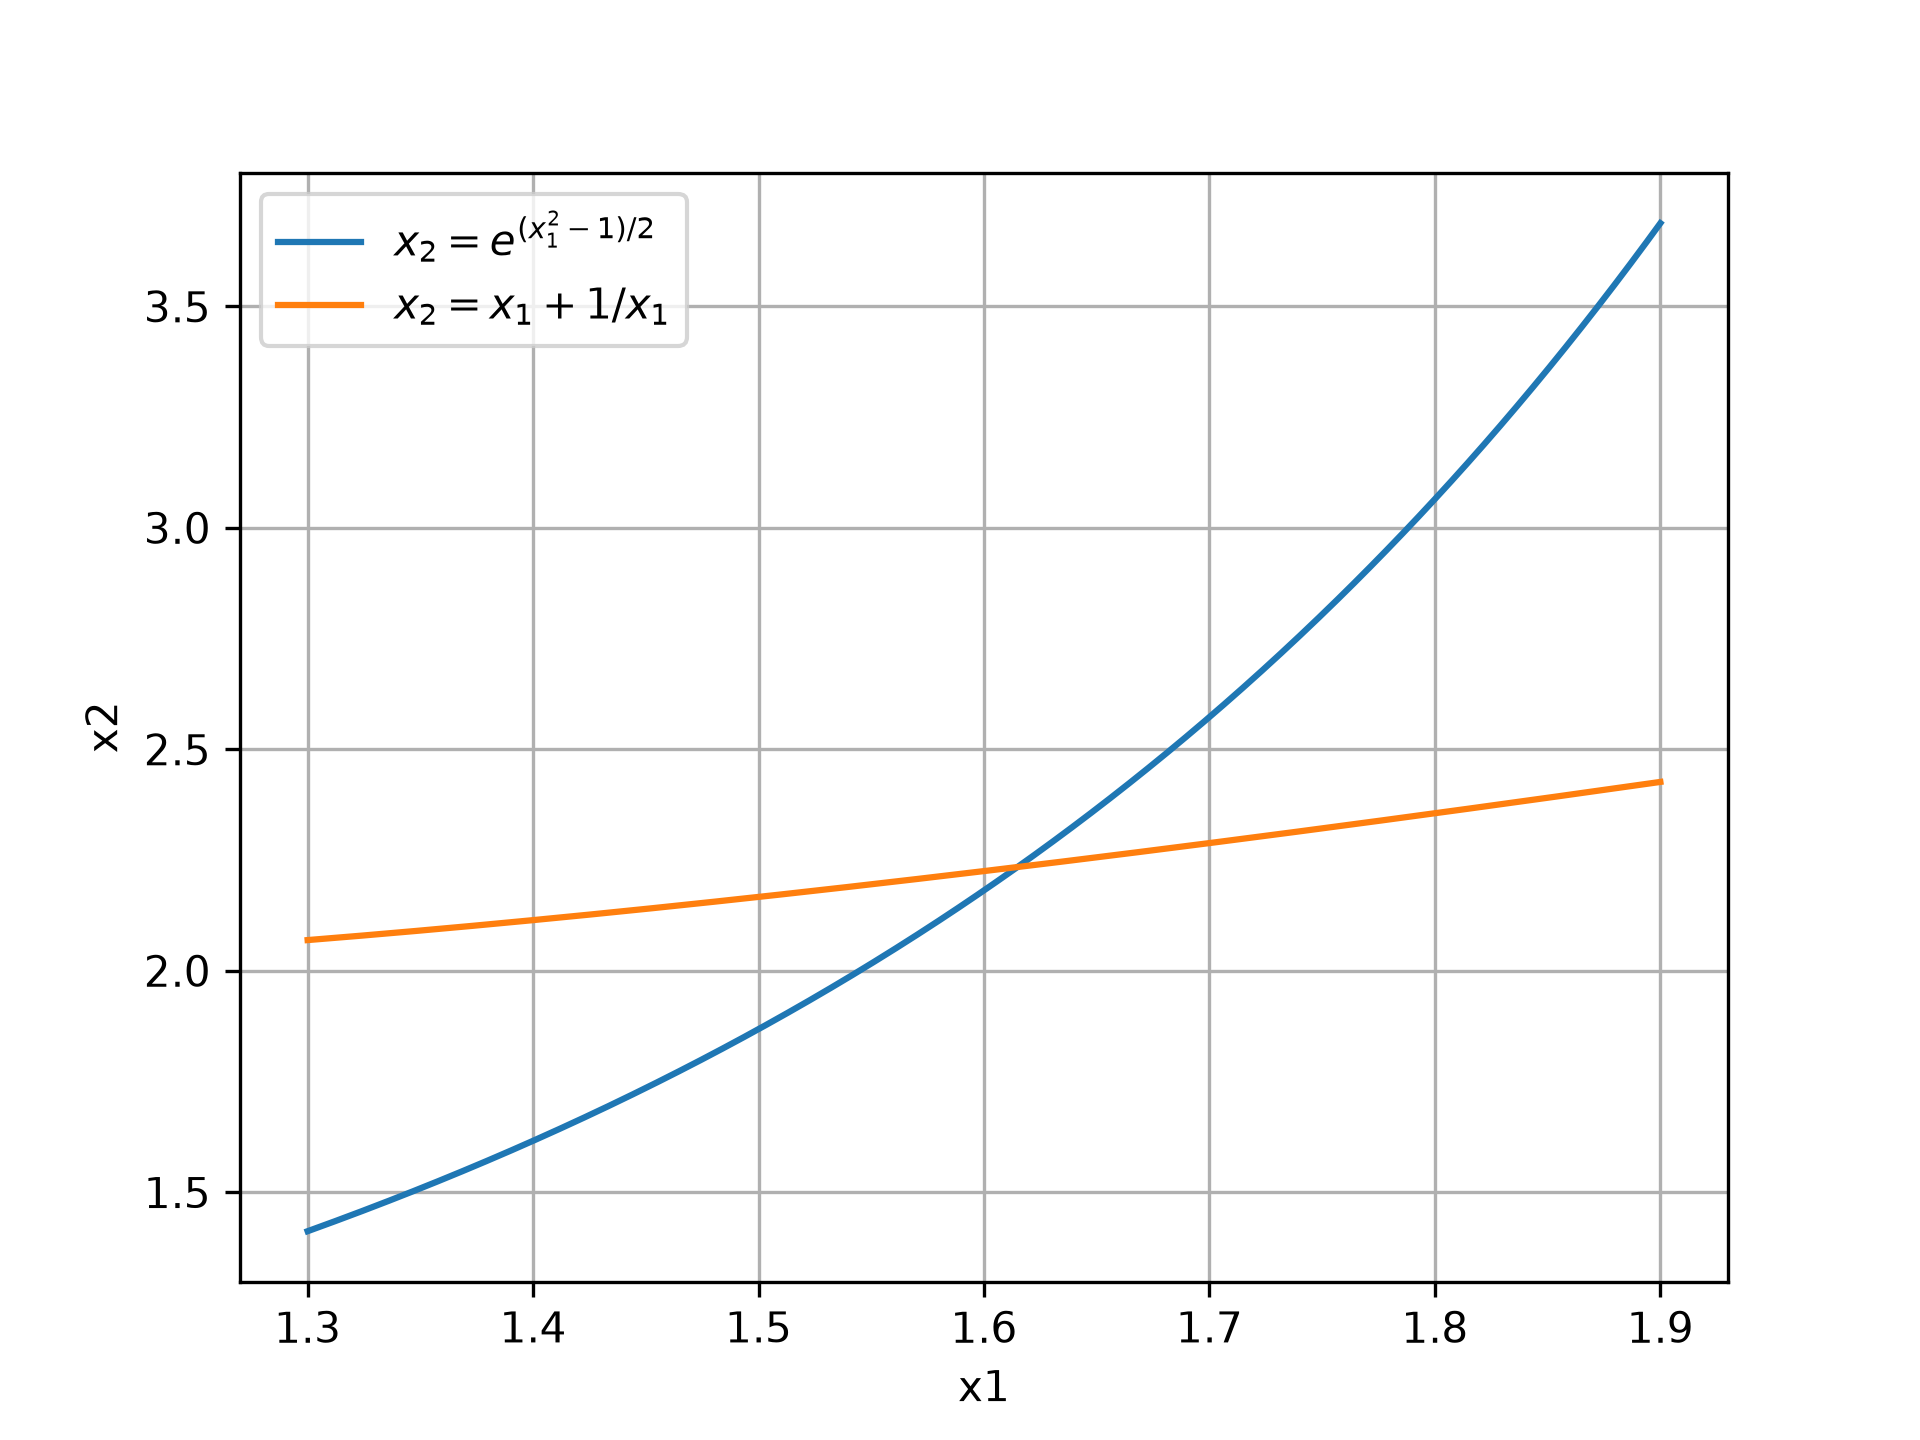

Generate this figure with Python:
import numpy as np
import matplotlib.pyplot as plt


def f1(x):
    return np.exp((x ** 2 - 1) / 2)


def f2(x):
    return x + 1 / x


x = np.linspace(1.3, 1.9, 500)

plt.plot(x, f1(x), label=r'$x_2 = e^{(x_1^2 - 1)/2}$')
plt.plot(x, f2(x), label=r'$x_2 = x_1 + 1/x_1$')

plt.xlabel('x1')
plt.ylabel('x2')
plt.grid(True)
plt.legend()

plt.savefig('graph_2_2.png', dpi=300)
plt.show()
